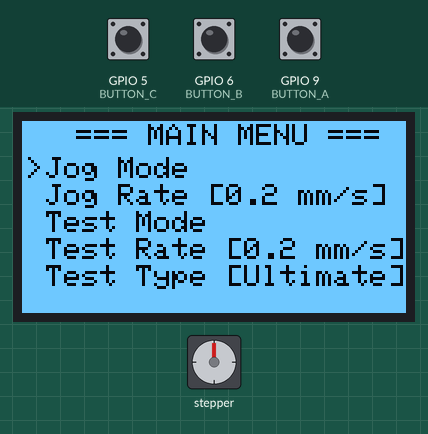
Recording of a sketch running on a simulated ESP32-S3. On the bench: stepper motor, 128×64 one-colour display. Wiring (inferred from the names in the program): stepper motor driver (200 steps per turn assumed): step GPIO 15; direction GPIO 16; enable GPIO 14. The inputs (shaded band) are chosen by the test bench; at power-on: GPIO 5 (BUTTON_C) HIGH, GPIO 6 (BUTTON_B) HIGH, GPIO 9 (BUTTON_A) HIGH. What the sketch prints to the serial monitor is not drawn.

Above: at 2.3 s.
2.4 s: GPIO 5 (BUTTON_C) pulled LOW for 0.15 s
At 3.1 s:
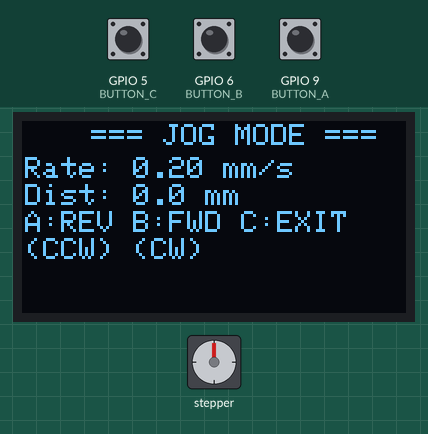
4.0 s: GPIO 6 (BUTTON_B) pulled LOW for 1 s
At 5.8 s:
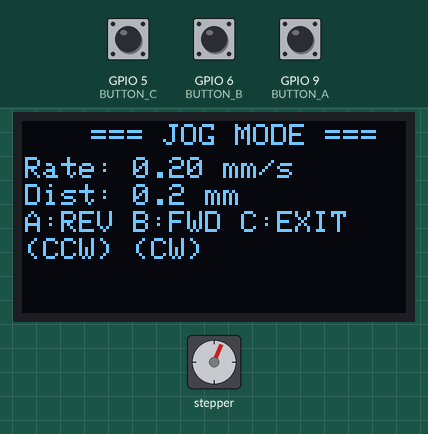
6.5 s: GPIO 5 (BUTTON_C) pulled LOW for 1 s
At 7.2 s:
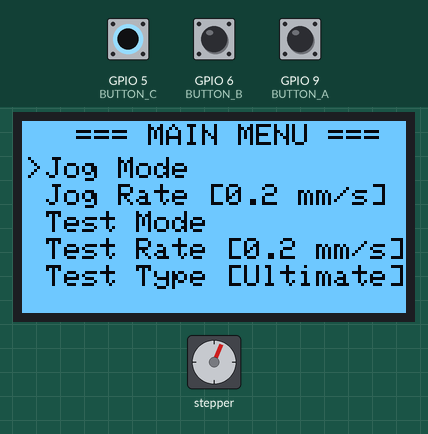
9.0 s: GPIO 9 (BUTTON_A) pulled LOW for 0.15 s
At 9.6 s:
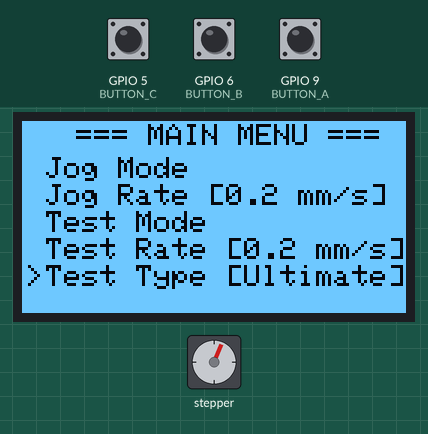
10.6 s: GPIO 5 (BUTTON_C) pulled LOW for 0.15 s
At 11.9 s:
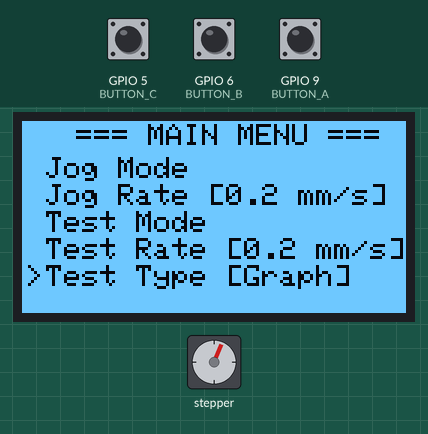
12.2 s: GPIO 6 (BUTTON_B) pulled LOW for 0.15 s
At 13.5 s:
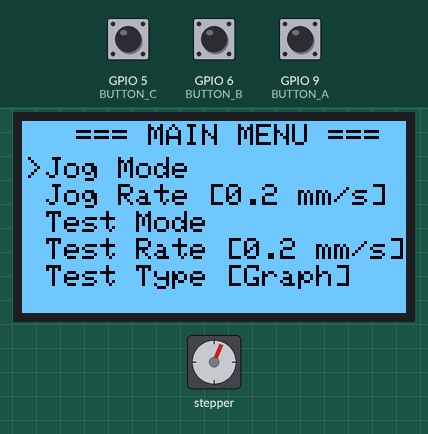
Timing chart, 0 to 14.8 s (numbered marks = the images above; inputs shaded):
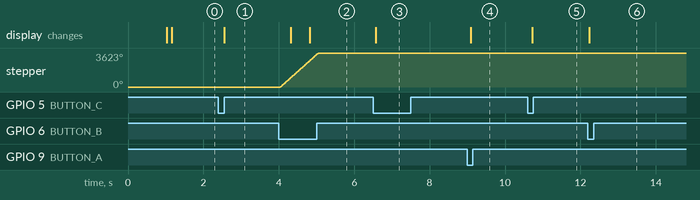

The sketch:

REV2_ROBUST_UI.ino
```cpp
/*
ESP32 Dual-Core Stepper Motor Demo - Tensile Machine Version
- Uses updated timer API (Core 3.x)
- IRAM-safe GPIO handling with REG_WRITE
- Menu-based UI for tensile testing
- Tracks distance traveled during jog
*/

#include <SPI.h>
#include <Wire.h>
#include <Adafruit_GFX.h>
#include <Adafruit_SH110X.h>
#include "driver/gpio.h"
#include "soc/gpio_reg.h"

Adafruit_SH1107 display = Adafruit_SH1107(64, 128, &Wire);

// GPIO pins
const int DIR = 16;
const int STEP = 15;
const int EN = 14;
#define BUTTON_A 9
#define BUTTON_B 6
#define BUTTON_C 5

// Motor parameters
const int microMode = 8;
const int gearRatio = 50;
const int motorStepsPerRev = 200 * microMode;
const int outputStepsPerRev = motorStepsPerRev * gearRatio;

// Tensile machine calculations
const float mmPerRev = 8.0f;  // Lead screw: 8mm per revolution
const float mmPerStep = mmPerRev / outputStepsPerRev;

// Hardware timer
hw_timer_t* stepTimer = NULL;
portMUX_TYPE timerMux = portMUX_INITIALIZER_UNLOCKED;

// Shared variables between cores (volatile for thread safety)
volatile bool moveStepper = false;
volatile uint32_t stepperSpeed = 1000;
volatile bool stepperDir = true;
volatile uint32_t stepsTaken = 0;
volatile uint16_t totalRotations = 0;
volatile bool motorEnabled = true;
volatile bool stepState = false;
volatile uint32_t interruptCount = 0;
volatile bool timerRunning = false;
volatile int32_t jogStepCounter = 0; // ISR-safe counter for jog distance

// UI variables
float jogDistanceMM = 0.0f; // Converted in main loop
TaskHandle_t uiTaskHandle = NULL;

// UI states
enum SystemState {
  STATE_MENU,
  STATE_JOG,
  STATE_TEST,
  STATE_ULTIMATE_RESULT
};

SystemState currentState = STATE_MENU;
uint8_t menuIndex = 0;
const uint8_t menuItemCount = 5;

// Configurable rates and test type
float jogRateOptions[] = {0.2f, 0.4f, 0.8f};
uint8_t jogRateIndex = 0;
float testRate_mmps = 0.2f;
bool isUltimateTest = true;

// Button debounce
unsigned long lastDebounceA = 0, lastDebounceB = 0, lastDebounceC = 0;

// Menu item labels
const char* getMenuItemLabel(uint8_t index) {
  static char buffer[40];
  switch (index) {
    case 0: return "Jog Mode";
    case 1: snprintf(buffer, sizeof(buffer), "Jog Rate [%.1f mm/s]", jogRateOptions[jogRateIndex]); return buffer;
    case 2: return "Test Mode";
    case 3: snprintf(buffer, sizeof(buffer), "Test Rate [%.1f mm/s]", testRate_mmps); return buffer;
    case 4: snprintf(buffer, sizeof(buffer), "Test Type [%s]", isUltimateTest ? "Ultimate" : "Graph"); return buffer;
    default: return "";
  }
}

// ===== HARDWARE TIMER INTERRUPT =====
void IRAM_ATTR stepTimerCallback() {
  portENTER_CRITICAL_ISR(&timerMux);
  interruptCount++;
  if (moveStepper && motorEnabled) {
    stepState = !stepState;
    if (stepState)
      REG_WRITE(GPIO_OUT_W1TS_REG, (1 << STEP));
    else
      REG_WRITE(GPIO_OUT_W1TC_REG, (1 << STEP));

    if (stepState) {
      stepsTaken++;
      jogStepCounter += (stepperDir ? 1 : -1);
      if (stepsTaken >= motorStepsPerRev) {
        stepsTaken = 0;
        totalRotations++;
        if (totalRotations > 30000) totalRotations = 0;
      }
    }
  }
  portEXIT_CRITICAL_ISR(&timerMux);
}

// ===== TIMER FUNCTIONS =====
void startStepTimer(uint32_t sps) {
  if (sps == 0) return stopStepTimer();

  Serial.print("Starting timer at ");
  Serial.print(sps);
  Serial.print(" steps/sec...");

  if (stepTimer) {
    timerEnd(stepTimer);
    stepTimer = NULL;
    delay(10);
  }

  // Safety check
  if (sps > 10000) {
    Serial.print(" (capped at 10kHz)");
    sps = 10000;
  }

  stepTimer = timerBegin(1000000);
  if (!stepTimer) {
    Serial.println(" FAILED");
    return;
  }

  uint64_t alarmValue = 500000 / sps;
  if (alarmValue < 50) {
    alarmValue = 50;
    sps = 500000 / alarmValue;
    Serial.print(" (adjusted for stability)");
  }

  timerAttachInterrupt(stepTimer, &stepTimerCallback);
  timerAlarm(stepTimer, alarmValue, true, 0);
  timerRunning = true;
  Serial.println(" SUCCESS");
}

void stopStepTimer() {
  Serial.print("Stopping timer...");
  if (stepTimer) {
    timerEnd(stepTimer);
    stepTimer = NULL;
  }
  REG_WRITE(GPIO_OUT_W1TC_REG, (1 << STEP));
  stepState = false;
  timerRunning = false;
  Serial.println(" done");
}

// ===== TENSILE MACHINE FUNCTIONS =====
void startJog(float rate_mmps) {
  // Convert mm/s to steps/sec with safety checks
  uint32_t sps = rate_mmps / mmPerStep;

  // Safety limits
  if (sps < 10) sps = 10;      // Minimum practical speed
  if (sps > 10000) sps = 10000; // Maximum safe speed

  stepperSpeed = sps;
  digitalWrite(DIR, stepperDir);
  startStepTimer(sps);

  Serial.print("Jog started: ");
  Serial.print(rate_mmps);
  Serial.print(" mm/s (");
  Serial.print(sps);
  Serial.println(" sps)");
}

// ===== CORE 1: UI TASK =====
void uiTask(void* pvParameters) {
  Serial.println("Core 1: UI task started");
  for (;;) {
    handleButtons();
    jogDistanceMM = jogStepCounter * mmPerStep;
    updateDisplay();
    vTaskDelay(pdMS_TO_TICKS(100));
  }
}

void handleButtons() {
  unsigned long now = millis();
  bool a = !digitalRead(BUTTON_A);
  bool b = !digitalRead(BUTTON_B);
  bool c = !digitalRead(BUTTON_C);
  static bool la = false, lb = false, lc = false;

  switch (currentState) {
    case STATE_MENU:
      if (a && !la && now - lastDebounceA > 200) {
        lastDebounceA = now;
        menuIndex = (menuIndex + menuItemCount - 1) % menuItemCount;
      }
      if (b && !lb && now - lastDebounceB > 200) {
        lastDebounceB = now;
        menuIndex = (menuIndex + 1) % menuItemCount;
      }
      if (c && !lc && now - lastDebounceC > 200) {
        lastDebounceC = now;
        switch (menuIndex) {
          case 0:
            currentState = STATE_JOG;
            jogStepCounter = 0;
            Serial.println("Entered jog mode");
            break;
          case 1:
            jogRateIndex = (jogRateIndex + 1) % 3;
            Serial.print("Jog rate changed to: ");
            Serial.println(jogRateOptions[jogRateIndex]);
            break;
          case 2:
            currentState = STATE_TEST;
            startJog(testRate_mmps);
            Serial.println("Started test mode");
            break;
          case 3:
            testRate_mmps += 0.05f;
            if (testRate_mmps > 1.0f) testRate_mmps = 0.05f;
            Serial.print("Test rate changed to: ");
            Serial.println(testRate_mmps);
            break;
          case 4:
            isUltimateTest = !isUltimateTest;
            Serial.print("Test type changed to: ");
            Serial.println(isUltimateTest ? "Ultimate" : "Graph");
            break;
        }
      }
      break;

    case STATE_JOG:
      // Stop any existing movement first
      if ((a && !la) || (b && !lb)) {
        moveStepper = false;
        stopStepTimer();
        delay(5); // Brief pause between operations
      }

      if (a && !la) {
        lastDebounceA = now;
        stepperDir = false;  // Reverse
        moveStepper = true;
        startJog(jogRateOptions[jogRateIndex]);
      } else if (!a && la) {
        moveStepper = false;
        stopStepTimer();
      }

      if (b && !lb) {
        lastDebounceB = now;
        stepperDir = true;   // Forward
        moveStepper = true;
        startJog(jogRateOptions[jogRateIndex]);
      } else if (!b && lb) {
        moveStepper = false;
        stopStepTimer();
      }

      if (c && !lc && now - lastDebounceC > 200) {
        lastDebounceC = now;
        moveStepper = false;
        stopStepTimer();
        currentState = STATE_MENU;
        Serial.println("Exited jog mode");
      }
      break;

    case STATE_TEST:
      if (c && !lc && now - lastDebounceC > 200) {
        lastDebounceC = now;
        moveStepper = false;
        stopStepTimer();
        currentState = STATE_MENU;
        Serial.println("Test stopped, returned to menu");
      }
      break;
  }

  la = a; lb = b; lc = c;
}

void updateDisplay() {
  display.clearDisplay();

  switch (currentState) {
    case STATE_MENU:
      // Main menu: white background, black text
      display.fillScreen(SH110X_WHITE);
      display.setTextColor(SH110X_BLACK);

      // Compact centered title
      display.setCursor(18, 1);  // Tighter top margin
      display.println("=== MAIN MENU ===");
      display.setCursor(1, 12);  // Start menu items closer to title

      for (uint8_t i = 0; i < menuItemCount; i++) {
        if (i == menuIndex) {
          display.print(">");
          display.setCursor(display.getCursorX() + 1, display.getCursorY()); // 1px gap after cursor
        } else {
          display.print(" ");
          display.setCursor(display.getCursorX() + 1, display.getCursorY()); // 1px gap after space
        }
        display.println(getMenuItemLabel(i));
        display.setCursor(1, display.getCursorY() + 1);  // Just 1px spacing for more items
      }
      break;

    case STATE_JOG:
      // Submenu: black background, white text
      display.fillScreen(SH110X_BLACK);
      display.setTextColor(SH110X_WHITE);

      // Compact title
      display.setCursor(23, 1);
      display.println("=== JOG MODE ===");

      display.setCursor(1, 12);
      display.print("Rate: ");
      display.print(jogRateOptions[jogRateIndex]);
      display.println(" mm/s");

      display.setCursor(1, display.getCursorY() + 1);
      display.print("Dist: ");
      display.print(jogDistanceMM, 1);
      display.println(" mm");

      display.setCursor(1, display.getCursorY() + 1);
      display.println("A:REV B:FWD C:EXIT");
      display.setCursor(1, display.getCursorY() + 1);
      display.println("(CCW) (CW)");
      break;

    case STATE_TEST:
      // Submenu: black background, white text
      display.fillScreen(SH110X_BLACK);
      display.setTextColor(SH110X_WHITE);

      // Compact title
      display.setCursor(20, 1);
      display.println("=== TEST MODE ===");

      display.setCursor(1, 12);
      display.print("Rate: ");
      display.print(testRate_mmps);
      display.println(" mm/s");

      display.setCursor(1, display.getCursorY() + 1);
      display.print("Type: ");
      display.println(isUltimateTest ? "Ultimate" : "Graph");

      display.setCursor(1, display.getCursorY() + 2);
      display.println("Running...");
      display.setCursor(1, display.getCursorY() + 1);
      display.println("C = STOP");
      break;

    case STATE_ULTIMATE_RESULT:
      // Submenu: black background, white text
      display.fillScreen(SH110X_BLACK);
      display.setTextColor(SH110X_WHITE);

      // Compact title
      display.setCursor(22, 1);
      display.println("=== RESULTS ===");

      display.setCursor(1, 12);
      display.println("Max Force:");
      display.setCursor(1, display.getCursorY() + 1);
      display.println("[placeholder]");

      display.setCursor(1, display.getCursorY() + 2);
      display.println("Returning...");
      break;
  }
  display.display();
}

// ===== SETUP AND MAIN LOOP =====
void setup() {
  Serial.begin(115200);
  delay(1000);
  Serial.println("🚀 ESP32 Tensile Machine - Final Version");

  pinMode(STEP, OUTPUT);
  pinMode(DIR, OUTPUT);
  pinMode(EN, OUTPUT);
  digitalWrite(STEP, LOW);
  digitalWrite(DIR, HIGH);
  digitalWrite(EN, LOW);
  Serial.println("GPIO pins initialized");

  if (!display.begin(0x3C, true)) {
    Serial.println("OLED initialization failed!");
  } else {
    Serial.println("OLED initialized successfully");
  }
  display.setRotation(1);  // Keep original landscape orientation
  display.setTextSize(1);      // Use size 1 (6x8 pixels per character)
  display.setTextColor(SH110X_BLACK, SH110X_WHITE);  // Black text on white background

  pinMode(BUTTON_A, INPUT_PULLUP);
  pinMode(BUTTON_B, INPUT_PULLUP);
  pinMode(BUTTON_C, INPUT_PULLUP);
  delay(100);
  Serial.println("Buttons initialized");

  xTaskCreatePinnedToCore(uiTask, "UITask", 8192, NULL, 1, &uiTaskHandle, 1);

  Serial.println("System initialized successfully!");
  Serial.println("Controls:");
  Serial.println("Menu: A=Up B=Down C=Select");
  Serial.println("Jog: A=Reverse B=Forward C=Exit");
  Serial.println();
}

void loop() {
  // Main loop on Core 0 - minimal workload
  vTaskDelay(pdMS_TO_TICKS(1000));
}
```

Measured:
- after the input at 2.4 s, the display: changes after 0.15 s (image 1)
- after the input at 4.0 s, stepper: turns 3623° clockwise in 1.0 s, starting at once; the display: first changes after 0.31 s (image 2 shows a later state)
- after the input at 6.5 s, the display: changes after 0.07 s (image 3)
- after the input at 9.0 s, the display: changes after 0.09 s (image 4)
- after the input at 10.6 s, the display: changes after 0.12 s (image 5)
- after the input at 12.2 s, the display: changes at once (image 6)
